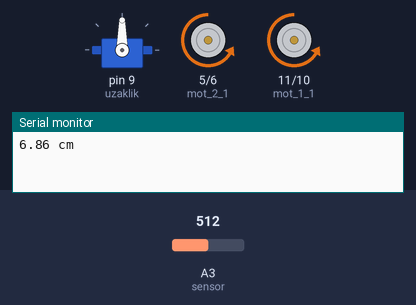
Bench run of a sketch on a simulated Arduino Uno, built with avr-gcc and run on an emulated ATmega328P. On the bench: servo, motor-driver pin pairs drawn as motors (green arrow = first pin HIGH = forward, orange = second pin HIGH = backward, longer = more drive), the last lines printed to the serial monitor. The inputs (shaded band) are chosen by the test bench; at power-on: A3 (sensor) = 512.

Above: at 1.9 s.
2.0 s: A3 (sensor) set to 349
At 2.0 s:
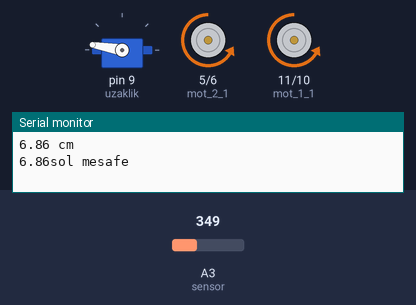
7.7 s: A3 (sensor) set to 323
At 8.4 s:
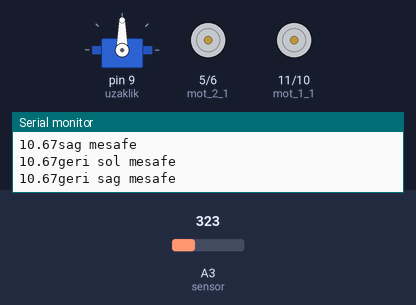
Timing chart, 0 to 17.2 s (numbered marks = the images above; inputs shaded):
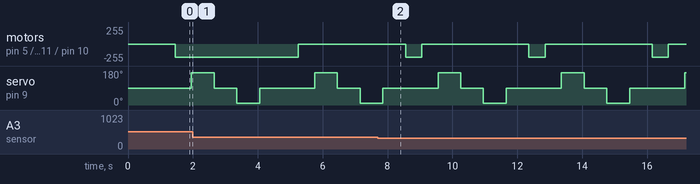

Measured:
- the behaviour switches between 340 and 339 on A3 (sensor) (found by bisection; images 1 and 2)
- by itself, servo on pin 9 (uzaklik): repeats every 3.8 s: 170° 0.70 s, 90° 0.70 s, 10° 0.70 s, 90° 1.7 s
- by itself, motor on pin 5 (mot_2_1) / pin 6 (mot_2_2), motor on pin 11 (mot_1_1) / pin 10 (mot_1_2): alternates backward 200/255 for 0.50 s and stopped for 3.3 s

The sketch:

engelden_kacan.ino
```cpp
#include<Servo.h>
int mot_1_1=11;
int mot_1_2=10;
int mot_2_1=5;
int mot_2_2=6;
Servo uzaklik;
float sensor= A3;
float mesafe_1; // SAĞ TARAFTAN ALINAN
float mesafe_2; // SOL TARAFTAN ALINAN
float mesafe;

void setup()
{
  uzaklik.attach(9);
  Serial.begin(9600);
  pinMode(sensor,INPUT);
  pinMode(mot_1_1,OUTPUT);
  pinMode(mot_1_2,OUTPUT);
  pinMode(mot_2_1,OUTPUT);
  pinMode(mot_2_2,OUTPUT);
  uzaklik.write(90);
  delay(700);
}

void loop()
{
  mesafe=analogRead(sensor)*0.00322265624;
  mesafe=12.21*pow(mesafe,-1.15);
  Serial.print(mesafe);
  Serial.println (" cm");
  delay(250);
  if (mesafe < 10)

  {
    durma();
    geri();
    uzaklik.write(170);
    mesafe_2=analogRead(sensor)*0.00322265624;
    mesafe_2=12.21*pow(mesafe_2,-1.15);
    Serial.print(mesafe_2);
    Serial.println("sol mesafe");
    delay(700);
    uzaklik.write(90);
    delay(700);
    uzaklik.write(10);
    mesafe_1=analogRead(sensor)*0.00322265624;
    mesafe_1=12.21*pow(mesafe_1,-1.15);
    Serial.print(mesafe_1);
    Serial.println("sag mesafe");
    delay(700);
    uzaklik.write(90);
    delay(700);
    if( ((mesafe_1 >= mesafe_2)) && (mesafe_1>13))
    {
      donme_sag();
    }
    else if ((mesafe_2 > mesafe_1) && (mesafe_2>13))
    {
      donme_sol();
    }
    else if (mesafe_1 < 11 && mesafe_2 < 11)
    {
      while(1)
      {
        geri();
        durma();
        uzaklik.write(170);
        mesafe_2=analogRead(sensor)*0.00322265624;
        mesafe_2=12.21*pow(mesafe_2,-1.15);
        Serial.print(mesafe_2);
        Serial.println("geri sol mesafe");
        delay(700);
        uzaklik.write(90);
        delay(700);
        uzaklik.write(10);
        mesafe_1=analogRead(sensor)*0.00322265624;
        mesafe_1=12.21*pow(mesafe_1,-1.15);
        Serial.print(mesafe_1);
        Serial.println("geri sag mesafe");
        delay(700);
        uzaklik.write(90);
        delay(700);
        if ((mesafe_1<11) && (mesafe_2<11))
        {
         continue;
        }
        else if ( (mesafe_1>mesafe_2) && (mesafe_1> 13))
        {
          donme_sag();
          break;
        }
        else if ((mesafe_2>13)&& (mesafe_2> mesafe_1))
        {
          donme_sol();
          break ;
        }
      }
    }
  }
  else if (mesafe > 10)
  {
    ileri();
  }

}

  void ileri()
  {
    analogWrite(mot_1_1,140);
    analogWrite(mot_1_2,0);
    analogWrite(mot_2_1,140);
    analogWrite(mot_2_2,0);
  }
  void geri()
  {
    analogWrite(mot_1_1,0);
    analogWrite(mot_1_2,200);
    analogWrite(mot_2_1,0);
    analogWrite(mot_2_2,200);
    delay(500);
  }
  void durma()
  {
    analogWrite(mot_1_1,0);
    analogWrite(mot_1_2,0);
    analogWrite(mot_2_1,0);
    analogWrite(mot_2_2,0);
    delay(500);
  }

  void donme_sag()
  {
    analogWrite(mot_1_1,0);
    analogWrite(mot_1_2,225);
    analogWrite(mot_2_1,0);
    analogWrite(mot_2_2,0);
    delay(1000);
  }
  void donme_sol()
  {
    analogWrite(mot_1_1,0);
    analogWrite(mot_1_2,0);
    analogWrite(mot_2_1,0);
    analogWrite(mot_2_2,225);
    delay(1000);
  }
```
